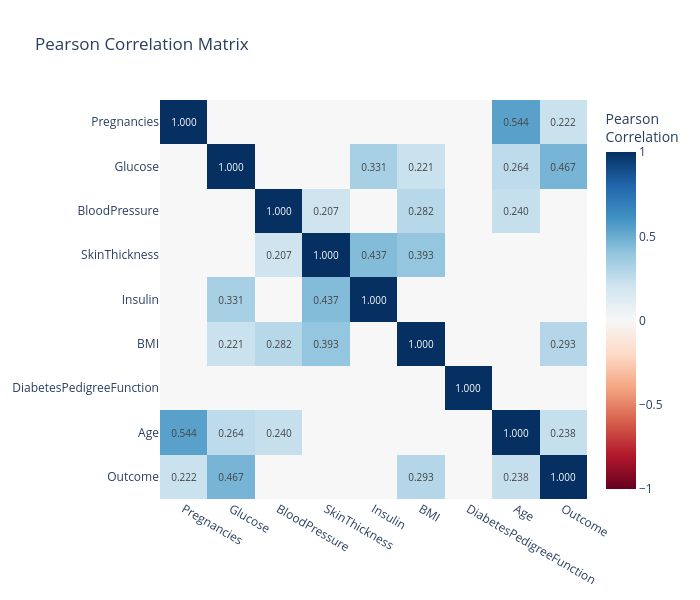

Notebook code cell kept with this figure:
### Code cell
# split='pos', threshold=0.2 -> only positive correlations > 0.2
ps.corr_heatmap(df_diabetes, split='pos', threshold=0.2)

### Figure 1 — Plotly figure (JSON) as saved in the notebook; plotly's stock layout.template omitted (floating-point values rounded to 4 significant figures)
{"data": [{"colorbar": {"title": {"text": "Pearson<br>Correlation"}}, "colorscale": [[0, "rgb(103,0,31)"], [0.1, "rgb(178,24,43)"], [0.2, "rgb(214,96,77)"], [0.3, "rgb(244,165,130)"], [0.4, "rgb(253,219,199)"], [0.5, "rgb(247,247,247)"], [0.6, "rgb(209,229,240)"], [0.7, "rgb(146,197,222)"], [0.8, "rgb(67,147,195)"], [0.9, "rgb(33,102,172)"], [1, "rgb(5,48,97)"]], "hovertemplate": "<b>%{y}</b> vs <b>%{x}</b><br>Pearson Correlation: %{z:.3f}<extra></extra>", "text": [["1.000", "", "", "", "", "", "", "0.544", "0.222"], ["", "1.000", "", "", "0.331", "0.221", "", "0.264", "0.467"], ["", "", "1.000", "0.207", "", "0.282", "", "0.240", ""], ["", "", "0.207", "1.000", "0.437", "0.393", "", "", ""], ["", "0.331", "", "0.437", "1.000", "", "", "", ""], ["", "0.221", "0.282", "0.393", "", "1.000", "", "", "0.293"], ["", "", "", "", "", "", "1.000", "", ""], ["0.544", "0.264", "0.240", "", "", "", "", "1.000", "0.238"], ["0.222", "0.467", "", "", "", "0.293", "", "0.238", "1.000"]], "textfont": {"size": 10}, "texttemplate": "%{text}", "type": "heatmap", "x": ["Pregnancies", "Glucose", "BloodPressure", "SkinThickness", "Insulin", "BMI", "DiabetesPedigreeFunction", "Age", "Outcome"], "y": ["Pregnancies", "Glucose", "BloodPressure", "SkinThickness", "Insulin", "BMI", "DiabetesPedigreeFunction", "Age", "Outcome"], "z": [[1.0, 0, 0, 0, 0, 0, 0, 0.5443, 0.2219], [0, 1.0, 0, 0, 0.3314, 0.2211, 0, 0.2635, 0.4666], [0, 0, 1, 0.2074, 0, 0.2818, 0, 0.2395, 0], [0, 0, 0.2074, 1, 0.4368, 0.3926, 0, 0, 0], [0, 0.3314, 0, 0.4368, 1, 0, 0, 0, 0], [0, 0.2211, 0.2818, 0.3926, 0, 1, 0, 0, 0.2927], [0, 0, 0, 0, 0, 0, 1, 0, 0], [0.5443, 0.2635, 0.2395, 0, 0, 0, 0, 1.0, 0.2384], [0.2219, 0.4666, 0, 0, 0, 0.2927, 0, 0.2384, 1.0]], "zmax": 1, "zmid": 0, "zmin": -1}], "layout": {"height": 600, "title": {"text": "Pearson Correlation Matrix"}, "width": 700, "xaxis": {"side": "bottom"}, "yaxis": {"autorange": "reversed"}}}
